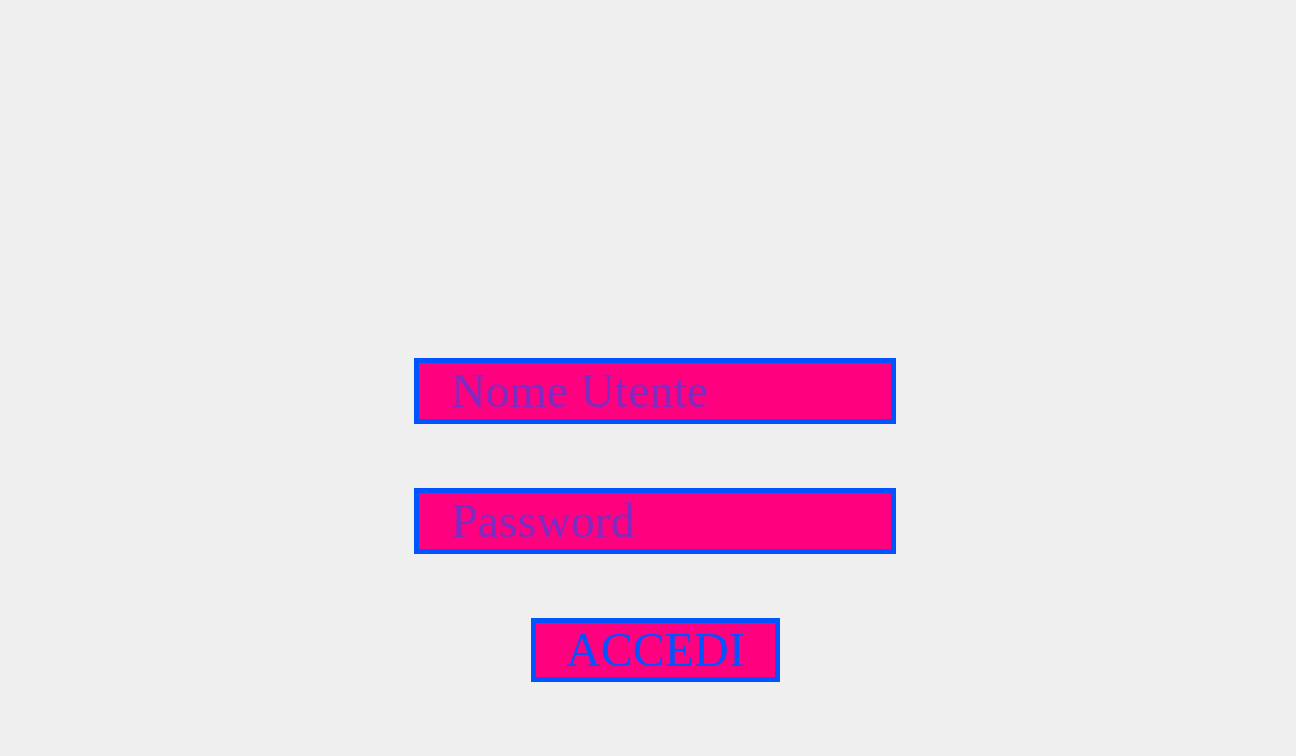
<?xml version="1.0" encoding="UTF-8"?>
<ui version="4.0">
 <class>MainWindow</class>
 <widget class="QMainWindow" name="MainWindow">
  <property name="geometry">
   <rect>
    <x>0</x>
    <y>0</y>
    <width>1296</width>
    <height>756</height>
   </rect>
  </property>
  <property name="font">
   <font>
    <family>Times New Roman</family>
    <pointsize>36</pointsize>
   </font>
  </property>
  <property name="windowTitle">
   <string>MainWindow</string>
  </property>
  <property name="styleSheet">
   <string notr="true"/>
  </property>
  <widget class="QWidget" name="centralwidget">
   <property name="font">
    <font>
     <family>Times New Roman</family>
     <pointsize>36</pointsize>
    </font>
   </property>
   <widget class="QLabel" name="label">
    <property name="geometry">
     <rect>
      <x>370</x>
      <y>-30</y>
      <width>691</width>
      <height>361</height>
     </rect>
    </property>
    <property name="font">
     <font>
      <family>Times New Roman</family>
      <pointsize>72</pointsize>
     </font>
    </property>
    <property name="text">
     <string/>
    </property>
    <property name="pixmap">
     <pixmap resource="testqrc.qrc">:/testBackground/logo.png</pixmap>
    </property>
   </widget>
   <widget class="QWidget" name="gridLayoutWidget">
    <property name="geometry">
     <rect>
      <x>50</x>
      <y>300</y>
      <width>1211</width>
      <height>441</height>
     </rect>
    </property>
    <layout class="QGridLayout" name="gridLayout">
     <item row="8" column="0" alignment="Qt::AlignHCenter">
      <widget class="QPushButton" name="pushButton">
       <property name="font">
        <font>
         <family>Times New Roman</family>
         <pointsize>36</pointsize>
        </font>
       </property>
       <property name="styleSheet">
        <string notr="true">QPushButton
{
	border: 5px solid rgb(0, 85, 255);
	background-color: rgb(255, 0, 127);
	padding-left: 30px;
	padding-right: 30px;
	color: rgb(0, 85, 255);
}

QPushButton:hover
{
	border: 5px solid rgb(255, 0, 255);
	background-color: rgb(255, 85, 0);
	padding-left: 30px;
	padding-right: 30px;
}

QLineEdit: pressed
{
	border: 5px solid rgb(255, 239, 14);
	background-color: rgb(255, 170, 0)
	padding-left: 30px;
	padding-right: 30px;
}
</string>
       </property>
       <property name="text">
        <string>ACCEDI</string>
       </property>
      </widget>
     </item>
     <item row="7" column="0" alignment="Qt::AlignHCenter">
      <widget class="QLineEdit" name="lineEdit_3">
       <property name="font">
        <font>
         <family>Times New Roman</family>
         <pointsize>36</pointsize>
        </font>
       </property>
       <property name="styleSheet">
        <string notr="true">QLineEdit{
	border: 5px solid rgb(0, 85, 255);
	background-color: rgb(255, 0, 127);
	padding-left: 30px;
	padding-right: 30px;
	color: rgb(0, 85, 255);
}

QLineEdit:hover
{
	border: 5px solid rgb(255, 0, 255);
	background-color: rgb(255, 85, 0);
	padding-left: 30px;
	padding-right: 30px;
}

QLineEdit: focus
{
	border: 2px solid rgb(255, 239, 14);
}</string>
       </property>
       <property name="echoMode">
        <enum>QLineEdit::Password</enum>
       </property>
       <property name="placeholderText">
        <string>Password</string>
       </property>
      </widget>
     </item>
     <item row="6" column="0" alignment="Qt::AlignHCenter">
      <widget class="QLineEdit" name="lineEdit_2">
       <property name="font">
        <font>
         <family>Times New Roman</family>
         <pointsize>36</pointsize>
        </font>
       </property>
       <property name="styleSheet">
        <string notr="true">QLineEdit{
	border: 5px solid rgb(0, 85, 255);
	background-color: rgb(255, 0, 127);
	padding-left: 30px;
	padding-right: 30px;
	color: rgb(0, 85, 255);
}

QLineEdit:hover
{
	border: 5px solid rgb(255, 0, 255);
	background-color: rgb(255, 85, 0);
	padding-left: 30px;
	padding-right: 30px;
}

QLineEdit: focus
{
	border: 2px solid rgb(255, 239, 14);
}</string>
       </property>
       <property name="placeholderText">
        <string>Nome Utente</string>
       </property>
      </widget>
     </item>
    </layout>
   </widget>
   <widget class="QLabel" name="label_2">
    <property name="geometry">
     <rect>
      <x>0</x>
      <y>0</y>
      <width>1301</width>
      <height>761</height>
     </rect>
    </property>
    <property name="text">
     <string/>
    </property>
    <property name="pixmap">
     <pixmap resource="testqrc.qrc">:/testBackground/sfondo.jpg</pixmap>
    </property>
    <property name="scaledContents">
     <bool>true</bool>
    </property>
   </widget>
   <zorder>label_2</zorder>
   <zorder>label</zorder>
   <zorder>gridLayoutWidget</zorder>
  </widget>
 </widget>
 <resources>
  <include location="testqrc.qrc"/>
 </resources>
 <connections/>
</ui>
